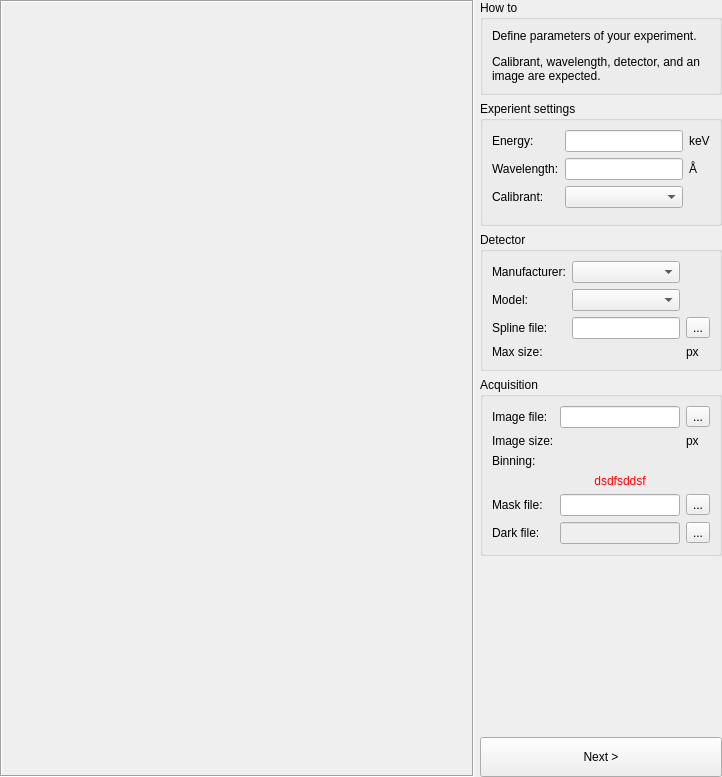
<?xml version="1.0" encoding="UTF-8"?>
<ui version="4.0">
 <class>Form</class>
 <widget class="QWidget" name="Form">
  <property name="geometry">
   <rect>
    <x>0</x>
    <y>0</y>
    <width>722</width>
    <height>777</height>
   </rect>
  </property>
  <property name="windowTitle">
   <string>Experiment settings</string>
  </property>
  <layout class="QHBoxLayout" name="horizontalLayout" stretch="1,0">
   <property name="margin">
    <number>0</number>
   </property>
   <item>
    <widget class="QFrame" name="_imageHolder">
     <property name="frameShape">
      <enum>QFrame::Box</enum>
     </property>
     <property name="frameShadow">
      <enum>QFrame::Sunken</enum>
     </property>
     <property name="lineWidth">
      <number>1</number>
     </property>
    </widget>
   </item>
   <item>
    <widget class="QWidget" name="widget" native="true">
     <layout class="QVBoxLayout" name="verticalLayout_3">
      <property name="margin">
       <number>0</number>
      </property>
      <item>
       <widget class="QGroupBox" name="groupBox_8">
        <property name="sizePolicy">
         <sizepolicy hsizetype="Preferred" vsizetype="Fixed">
          <horstretch>0</horstretch>
          <verstretch>0</verstretch>
         </sizepolicy>
        </property>
        <property name="title">
         <string>How to</string>
        </property>
        <layout class="QVBoxLayout" name="verticalLayout_12">
         <item>
          <widget class="QLabel" name="label_40">
           <property name="text">
            <string>&lt;html&gt;&lt;head/&gt;&lt;body&gt;&lt;p&gt;Define parameters of your experiment.&lt;/p&gt;&lt;p&gt;Calibrant, wavelength, detector, and an image are expected.&lt;/p&gt;&lt;/body&gt;&lt;/html&gt;</string>
           </property>
           <property name="wordWrap">
            <bool>true</bool>
           </property>
          </widget>
         </item>
        </layout>
       </widget>
      </item>
      <item>
       <widget class="QGroupBox" name="groupBox">
        <property name="title">
         <string>Experient settings</string>
        </property>
        <layout class="QGridLayout" name="gridLayout_2">
         <item row="5" column="0">
          <widget class="QLabel" name="label_6">
           <property name="text">
            <string>Calibrant:</string>
           </property>
          </widget>
         </item>
         <item row="1" column="3">
          <widget class="QLabel" name="_wavelengthUnit">
           <property name="sizePolicy">
            <sizepolicy hsizetype="Fixed" vsizetype="Preferred">
             <horstretch>0</horstretch>
             <verstretch>0</verstretch>
            </sizepolicy>
           </property>
           <property name="text">
            <string>Å</string>
           </property>
          </widget>
         </item>
         <item row="1" column="0">
          <widget class="QLabel" name="label_3">
           <property name="text">
            <string>Wavelength:</string>
           </property>
           <property name="buddy">
            <cstring>_wavelength</cstring>
           </property>
          </widget>
         </item>
         <item row="1" column="1" colspan="2">
          <widget class="QuantityEdit" name="_wavelength">
           <property name="text">
            <string/>
           </property>
           <property name="alignment">
            <set>Qt::AlignRight|Qt::AlignTrailing|Qt::AlignVCenter</set>
           </property>
          </widget>
         </item>
         <item row="0" column="3">
          <widget class="QLabel" name="_energyUnit">
           <property name="sizePolicy">
            <sizepolicy hsizetype="Fixed" vsizetype="Preferred">
             <horstretch>0</horstretch>
             <verstretch>0</verstretch>
            </sizepolicy>
           </property>
           <property name="text">
            <string>keV</string>
           </property>
          </widget>
         </item>
         <item row="5" column="1" colspan="2">
          <widget class="CalibrantSelector" name="_calibrant"/>
         </item>
         <item row="0" column="1" colspan="2">
          <widget class="QuantityEdit" name="_energy">
           <property name="text">
            <string/>
           </property>
           <property name="alignment">
            <set>Qt::AlignRight|Qt::AlignTrailing|Qt::AlignVCenter</set>
           </property>
          </widget>
         </item>
         <item row="0" column="0">
          <widget class="QLabel" name="label_7">
           <property name="text">
            <string>Energy:</string>
           </property>
           <property name="buddy">
            <cstring>_energy</cstring>
           </property>
          </widget>
         </item>
         <item row="6" column="1" colspan="2">
          <widget class="CalibrantPreview" name="_calibrantPreview" native="true"/>
         </item>
        </layout>
        <zorder>_energy</zorder>
        <zorder>label_3</zorder>
        <zorder>_wavelengthUnit</zorder>
        <zorder>_energyUnit</zorder>
        <zorder>_wavelength</zorder>
        <zorder>label_7</zorder>
        <zorder>label_6</zorder>
        <zorder>_calibrant</zorder>
        <zorder>_calibrantPreview</zorder>
       </widget>
      </item>
      <item>
       <widget class="QGroupBox" name="groupBox_3">
        <property name="title">
         <string>Detector</string>
        </property>
        <layout class="QGridLayout" name="gridLayout_3" columnstretch="0,1,0">
         <item row="1" column="1">
          <widget class="DetectorSelector" name="_detector"/>
         </item>
         <item row="1" column="0">
          <widget class="QLabel" name="label_8">
           <property name="text">
            <string>Model:</string>
           </property>
          </widget>
         </item>
         <item row="2" column="1">
          <widget class="FileEdit" name="_spline">
           <property name="text">
            <string/>
           </property>
          </widget>
         </item>
         <item row="2" column="2">
          <widget class="QToolButton" name="_splineLoader">
           <property name="text">
            <string>...</string>
           </property>
          </widget>
         </item>
         <item row="2" column="0">
          <widget class="QLabel" name="label_4">
           <property name="text">
            <string>Spline file:</string>
           </property>
           <property name="buddy">
            <cstring>_image</cstring>
           </property>
          </widget>
         </item>
         <item row="3" column="0">
          <widget class="QLabel" name="_detectorSizeLabel">
           <property name="text">
            <string>Max size:</string>
           </property>
          </widget>
         </item>
         <item row="3" column="2">
          <widget class="QLabel" name="_detectorSizeUnit">
           <property name="text">
            <string>px</string>
           </property>
          </widget>
         </item>
         <item row="3" column="1">
          <widget class="QLabel" name="_detectorSize">
           <property name="text">
            <string/>
           </property>
           <property name="alignment">
            <set>Qt::AlignRight|Qt::AlignTrailing|Qt::AlignVCenter</set>
           </property>
          </widget>
         </item>
         <item row="0" column="0">
          <widget class="QLabel" name="label_9">
           <property name="text">
            <string>Manufacturer:</string>
           </property>
          </widget>
         </item>
         <item row="0" column="1">
          <widget class="DetectorManufacturer" name="_manufacturer"/>
         </item>
        </layout>
       </widget>
      </item>
      <item>
       <widget class="QGroupBox" name="groupBox_2">
        <property name="title">
         <string>Acquisition</string>
        </property>
        <layout class="QGridLayout" name="gridLayout" columnstretch="0,0,0">
         <item row="0" column="2">
          <widget class="QToolButton" name="_imageLoader">
           <property name="text">
            <string>...</string>
           </property>
          </widget>
         </item>
         <item row="0" column="0">
          <widget class="QLabel" name="label_2">
           <property name="text">
            <string>Image file:</string>
           </property>
           <property name="buddy">
            <cstring>_image</cstring>
           </property>
          </widget>
         </item>
         <item row="5" column="0">
          <widget class="QLabel" name="label_76">
           <property name="text">
            <string>Dark file:</string>
           </property>
          </widget>
         </item>
         <item row="5" column="2">
          <widget class="QToolButton" name="_darkLoader">
           <property name="text">
            <string>...</string>
           </property>
          </widget>
         </item>
         <item row="4" column="1">
          <widget class="FileEdit" name="_mask">
           <property name="text">
            <string/>
           </property>
          </widget>
         </item>
         <item row="1" column="2">
          <widget class="QLabel" name="_imageSizeUnit">
           <property name="text">
            <string>px</string>
           </property>
          </widget>
         </item>
         <item row="4" column="0">
          <widget class="QLabel" name="label_78">
           <property name="text">
            <string>Mask file:</string>
           </property>
          </widget>
         </item>
         <item row="4" column="2">
          <widget class="QToolButton" name="_maskLoader">
           <property name="text">
            <string>...</string>
           </property>
          </widget>
         </item>
         <item row="0" column="1">
          <widget class="FileEdit" name="_image">
           <property name="text">
            <string/>
           </property>
          </widget>
         </item>
         <item row="5" column="1">
          <widget class="FileEdit" name="_dark">
           <property name="enabled">
            <bool>false</bool>
           </property>
           <property name="text">
            <string/>
           </property>
          </widget>
         </item>
         <item row="1" column="0">
          <widget class="QLabel" name="_imageSizeLabel">
           <property name="text">
            <string>Image size:</string>
           </property>
          </widget>
         </item>
         <item row="1" column="1">
          <widget class="QLabel" name="_imageSize">
           <property name="text">
            <string/>
           </property>
           <property name="alignment">
            <set>Qt::AlignRight|Qt::AlignTrailing|Qt::AlignVCenter</set>
           </property>
          </widget>
         </item>
         <item row="2" column="0">
          <widget class="QLabel" name="_binningLabel">
           <property name="text">
            <string>Binning:</string>
           </property>
          </widget>
         </item>
         <item row="2" column="1">
          <widget class="QLabel" name="_binning">
           <property name="text">
            <string/>
           </property>
           <property name="alignment">
            <set>Qt::AlignRight|Qt::AlignTrailing|Qt::AlignVCenter</set>
           </property>
          </widget>
         </item>
         <item row="3" column="1">
          <widget class="QLabel" name="_error">
           <property name="styleSheet">
            <string notr="true">QLabel {color:red}</string>
           </property>
           <property name="text">
            <string>dsdfsddsf</string>
           </property>
           <property name="alignment">
            <set>Qt::AlignCenter</set>
           </property>
          </widget>
         </item>
        </layout>
       </widget>
      </item>
      <item>
       <spacer name="verticalSpacer">
        <property name="orientation">
         <enum>Qt::Vertical</enum>
        </property>
        <property name="sizeHint" stdset="0">
         <size>
          <width>20</width>
          <height>40</height>
         </size>
        </property>
       </spacer>
      </item>
      <item>
       <widget class="QPushButton" name="_nextStep">
        <property name="minimumSize">
         <size>
          <width>0</width>
          <height>40</height>
         </size>
        </property>
        <property name="text">
         <string>Next &gt;</string>
        </property>
       </widget>
      </item>
     </layout>
    </widget>
   </item>
  </layout>
 </widget>
 <customwidgets>
  <customwidget>
   <class>QuantityEdit</class>
   <extends>QLineEdit</extends>
   <header>pyFAI.gui.calibration.QuantityEdit</header>
  </customwidget>
  <customwidget>
   <class>CalibrantSelector</class>
   <extends>QComboBox</extends>
   <header>pyFAI.gui.calibration.CalibrantSelector</header>
  </customwidget>
  <customwidget>
   <class>DetectorSelector</class>
   <extends>QComboBox</extends>
   <header>pyFAI.gui.calibration.DetectorSelector</header>
  </customwidget>
  <customwidget>
   <class>FileEdit</class>
   <extends>QLineEdit</extends>
   <header>pyFAI.gui.calibration.FileEdit</header>
  </customwidget>
  <customwidget>
   <class>CalibrantPreview</class>
   <extends>QWidget</extends>
   <header>pyFAI.gui.calibration.CalibrantPreview</header>
   <container>1</container>
  </customwidget>
  <customwidget>
   <class>DetectorManufacturer</class>
   <extends>QComboBox</extends>
   <header>pyFAI.gui.calibration.DetectorManufacturer</header>
  </customwidget>
 </customwidgets>
 <resources/>
 <connections/>
</ui>
